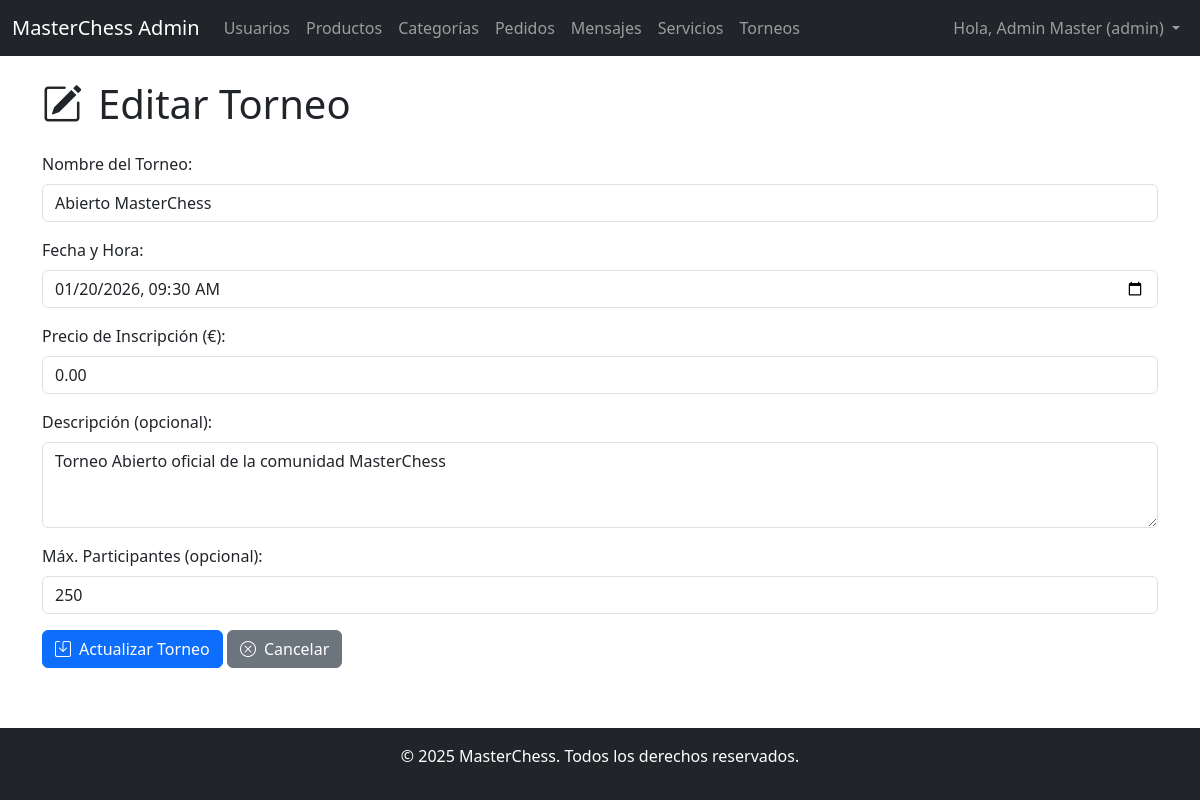
Page /admin/torneos_editar.php?id=2 (signed in) on the committed database.
### tables this page shows
CREATE TABLE `torneos` (
  `id` int NOT NULL,
  `nombre` varchar(100) NOT NULL,
  `fecha` datetime NOT NULL,
  `precio_insc` decimal(10,2) DEFAULT '0.00',
  `descripcion` text,
  `max_participantes` int DEFAULT NULL
);

### admin/torneos_editar.php (the view, shortened to what this page needs)
<?php
require_once '../includes/header.php';
require_once '../config/db.php';
$torneo_a_editar = null;
$torneo_id = filter_var($_GET['id'] ?? '', FILTER_VALIDATE_INT);
if ($torneo_id === false) {
    $mensaje = "ID de torneo no válido.";
    $tipo_mensaje = "danger";
} else {
    try {
        $stmt = $pdo->prepare("SELECT * FROM torneos WHERE id = ?");
        $stmt->execute([$torneo_id]);
        $torneo_a_editar = $stmt->fetch(PDO::FETCH_ASSOC);
    } catch (PDOException $e) {
        $mensaje = "Error al cargar los datos del torneo: " . $e->getMessage();
        $tipo_mensaje = "danger";
    }
}
?>
<h1 class="mb-4"><i class="bi bi-pencil-square me-3"></i>Editar Torneo</h1>
<?php if ($torneo_a_editar): ?>
    <form action="torneos_editar.php?id=<?php echo htmlspecialchars($torneo_a_editar['id']); ?>" method="POST">
        <div class="mb-3">
            <label for="nombre" class="form-label">Nombre del Torneo:</label>
            <input type="text" class="form-control" id="nombre" name="nombre" value="<?php echo htmlspecialchars($torneo_a_editar['nombre']); ?>" required>
        </div>
        <div class="mb-3">
            <label for="fecha" class="form-label">Fecha y Hora:</label>
            <input type="datetime-local" class="form-control" id="fecha" name="fecha" value="<?php echo htmlspecialchars(date('Y-m-d\TH:i', strtotime($torneo_a_editar['fecha']))); ?>" required>
        </div>
        <div class="mb-3">
            <label for="precio_insc" class="form-label">Precio de Inscripción (€):</label>
            <input type="number" step="0.01" class="form-control" id="precio_insc" name="precio_insc" value="<?php echo htmlspecialchars($torneo_a_editar['precio_insc']); ?>" min="0">
        </div>
        <div class="mb-3">
            <label for="descripcion" class="form-label">Descripción (opcional):</label>
            <textarea class="form-control" id="descripcion" name="descripcion" rows="3"><?php echo htmlspecialchars($torneo_a_editar['descripcion'] ?? ''); ?></textarea>
        </div>
        <div class="mb-3">
            <label for="max_participantes" class="form-label">Máx. Participantes (opcional):</label>
            <input type="number" class="form-control" id="max_participantes" name="max_participantes" value="<?php echo htmlspecialchars($torneo_a_editar['max_participantes'] ?? ''); ?>" min="0">
        </div>
        <button type="submit" class="btn btn-primary"><i class="bi bi-save me-2"></i>Actualizar Torneo</button>
        <a href="torneos.php" class="btn btn-secondary"><i class="bi bi-x-circle me-2"></i>Cancelar</a>
    </form>
<?php else: ?>
    <p>No se pudo cargar el torneo para editar.</p>
<?php endif; ?>
<?php
require_once '../includes/footer.php';
?>

### css/style.css (style rules this page uses)
body { padding-top: 0; padding-bottom: 0; margin: 0; }

### rows in the picture
torneos: nombre "Abierto MasterChess", fecha "01/20/2026 09:30", precio_insc "0.00", descripcion "Torneo Abierto oficial de la comunidad MasterChess", max_participantes "250"

### other values in the picture
$_SESSION['usuario_nombre'] "Admin Master"
$_SESSION['usuario_rol'] "admin"
